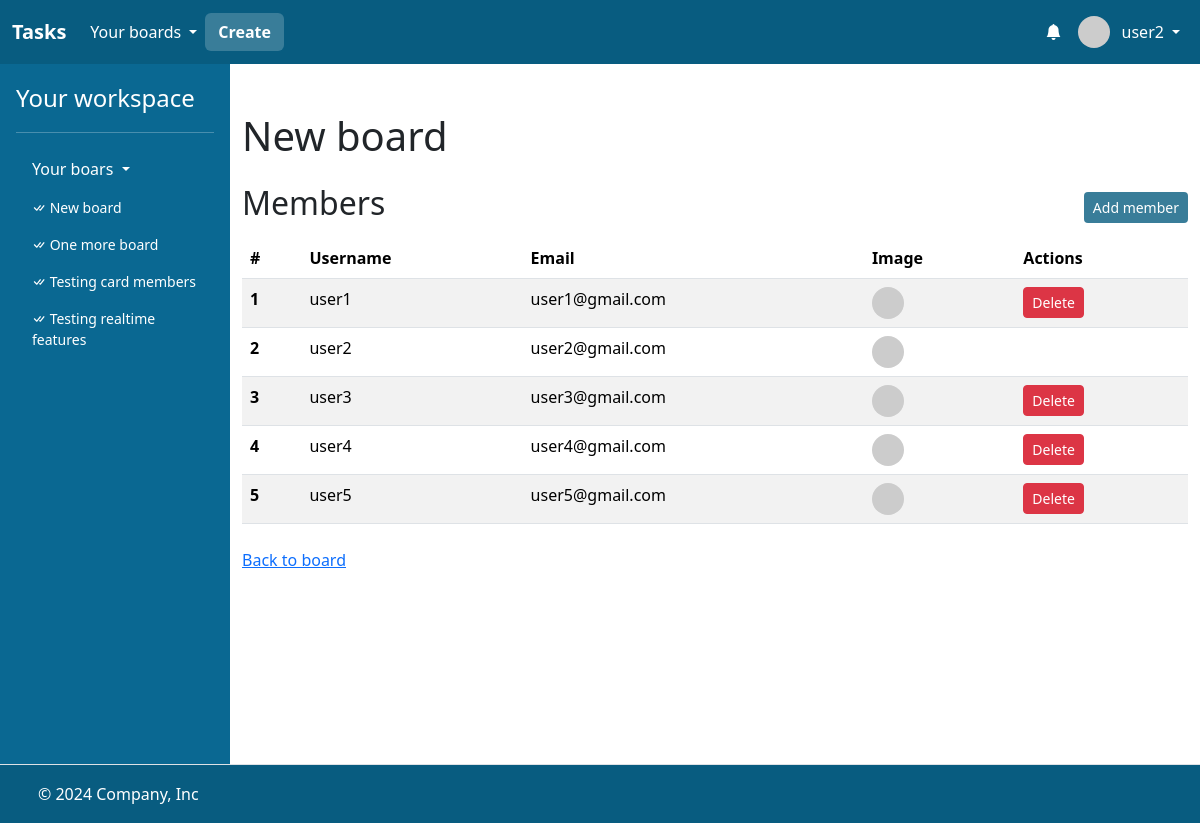
Screenshot of /boards/32/get_members (signed in) with the database file from the repository.
### task/models.py (models this page shows)
class User(AbstractUser):
    bio = models.CharField(max_length=256)

class Board(models.Model):
    name = models.CharField(max_length=256)
    description = models.CharField(max_length=256)
    members = models.ManyToManyField(User, related_name="boards")
    created_at = models.DateTimeField(auto_now_add=True)

### task/views.py (the view)
@login_required
def board_members_view(request, board_id):
    board = Board.objects.filter(id=board_id).first()
    if board is None:
        return apology(request, "Board does not exist!", 400)
    if not request.user in board.members.all():
        return apology(request, "Forbidden.", 403)
    members = board.members.all()
    for index, member in enumerate(members, start=1):
        member.index = index
    return render(
        request,
        "task/board_members.html",
        {
            "board": board,
            "boards": request.user.boards.all(),
            "members": members,
        },
    )

### task/templates/task/board_members.html (shortened to what this page needs)
{% extends "task/layout.html" %}
{% block main %}
<div class="container">
    <h1 class="mt-5">{{ board.name }}</h1>
    <div class="d-flex mt-4 mb-2" style="justify-content: space-between; align-items: center;">
        <h2>Members</h2>
        <a class="btn btn-sm btn-task" href="{% url 'board_add_member' board.id %}">Add member</a>
    </div>
    <table class="table table-striped">
        <thead>
          <tr>
            <th scope="col">#</th>
            <th scope="col">Username</th>
            <th scope="col">Email</th>
            <th scope="col">Image</th>
            <th scope="col">Actions</th>
          </tr>
        </thead>
        <tbody>
            {% for member in members %}
                <tr>
                    <th scope="row">{{ member.index }}</th>
                    <td>{{ member.username }}</td>
                    <td>{{ member.email }}</td>
                    <td><img src="https://i.pravatar.cc/48?u={{ member.id }}" alt="" width="32" height="32" class="rounded-circle me-2"></td>
                    <td>
                        {% if user.id != member.id %}
                            <form action="{% url 'board_delete_member' board.id %}" method="POST">
                                <input class="btn btn-sm btn-danger" type="submit" value="Delete">
                            </form>
                        {% endif %}
                    </td>
                </tr>
            {% endfor %}
        </tbody>
      </table>
      <div class="mt-4">
        <a class="link-primary" href="{% url 'board' board.id %}">Back to board</a>
    </div>
</div>
{% endblock %}

### task/templates/task/layout.html (shortened to what this page needs)
<!DOCTYPE html>
{% load static %}
{% load humanize %}
<html lang="en">
    <head>
        <link href="https://cdn.jsdelivr.net/npm/bootstrap@5.3.3/dist/css/bootstrap.min.css" rel="stylesheet">
        <link rel="stylesheet" href="https://cdn.jsdelivr.net/npm/bootstrap-icons@1.3.0/font/bootstrap-icons.css">
        <link href="{% static 'styles.css' %}" rel="stylesheet">
    </head>
    <body style="height: 100vh;">
        <div style="display: flex; flex-direction: column; height: 100%;">
            <header>
                <nav class="navbar navbar-expand-lg"  data-bs-theme="dark" style="background: #085c80;">
                    <div class="container-fluid">
                      <a class="navbar-brand fw-bold" href="{% url 'index' %}">Tasks</a>
                      <div class="collapse navbar-collapse" id="navbarHeader">
                        <ul class="navbar-nav me-auto mb-2 mb-lg-0" style="display: flex; align-items: center;">
                            {% if user.is_authenticated %}
                                <li class="nav-item dropdown">
                                    <a class="nav-link dropdown-toggle text-white" href="#" role="button" data-bs-toggle="dropdown" aria-expanded="false" style="display: flex; align-items: center; gap: 4px;">
                                        <span>Your boards</span>
                                    </a>
                                </li>
                                <li class="nav-item">
                                    <a class="btn fw-bold text-white" style="background: #397D99; color: white;" href="{% url 'create_board' %}">Create</a>
                                </li>
                          {% endif %}
                        </ul>
                        {% if user.is_authenticated %}
                        <ul class="navbar-nav ms-auto mb-2 mb-lg-0" style="display: flex; align-items: center;">
                            <li class="nav-item dropdown">
                                <a class="nav-link text-white d-relative" href="#" role="button" data-bs-toggle="dropdown" aria-expanded="false" style="display: flex; align-items: center; gap: 4px;" id="dropdownMenuClickableInside" data-bs-toggle="dropdown" data-bs-auto-close="outside" aria-expanded="false">
                                    <i class="bi bi-bell-fill"></i>
                                </a>
                            </li>
                            <li class="nav-item dropdown">
                                <a class="nav-link dropdown-toggle text-white" href="#" role="button" data-bs-toggle="dropdown" aria-expanded="false" style="display: flex; align-items: center; gap: 4px;">
                                    <img src="https://i.pravatar.cc/48?u={{ user.id }}" alt="" width="32" height="32" class="rounded-circle me-2">
                                    <span>{{ user.username }}</span>
                                </a>
                            </li>
                        </ul>
                        {% endif %}
                      </div>
                    </div>
                  </nav>
            </header>
            <main style="flex: 1;">
                <div class="d-flex flex-nowrap" style="height: 100%;">
                    {% if user.is_authenticated %}
                    <div class="d-none d-lg-flex flex-column flex-shrink-0 p-3 text-white" style="width: 230px; background: #0A6892;">
                        <a href="{% url 'index' %}" class="text-decoration-none d-flex align-items-center mb-3 mb-md-0 me-md-auto text-white">
                          <span class="fs-4">Your workspace</span>
                        </a>
                        <hr>
                        <ul class="nav nav-pills flex-column mb-auto">
                          <li class="mb-1">
                            <button class="nav-link text-white collapsed dropdown-toggle" data-bs-toggle="collapse" data-bs-target="#home-collapse" aria-expanded="true">
                                Your boars
                            </button>
                            <div class="collapse show " id="home-collapse">
                                <ul class="btn-toggle-nav list-unstyled fw-normal pb-1 small" style="max-height: 490px; overflow-y: auto;">
                                    {% for board in boards %}
                                    <li>
                                        <a href="{% url 'board' board.id %}" class="nav-link text-white">
                                            <i class="bi bi-check-all"></i>
                                            {{ board.name }}
                                        </a>
                                    </li>
                                    {% endfor %}
                                </ul>
                            </div>
                          </li>
                        </ul>
                    </div>
                    {% endif %}
                    <div style="flex: 1; background: white; overflow-x: hidden; min-height: 700px;">
                        {% block main %}
                        {% endblock %}
                    </div>
                </div>
            </main>
            <footer class="d-flex flex-wrap justify-content-between align-items-center py-3 border-top" style="background: #085c80; border: none;">
                <div class="col-md-4 d-flex align-items-center">
                  <a href="/" class="mb-3 me-2 mb-md-0 text-body-secondary lh-1">
                    <svg class="bi" width="30" height="24"><use xlink:href="#bootstrap"></use></svg>
                  </a>
                  <span class="mb-3 mb-md-0 text-white">© 2024 Company, Inc</span>
                </div>
                <ul class="nav col-md-4 justify-content-end list-unstyled d-flex">
                  <li class="ms-3"><a class="text-body-secondary" href="#"><svg class="bi" width="24" height="24"><use xlink:href="#twitter"></use></svg></a></li>
                  <li class="ms-3"><a class="text-body-secondary" href="#"><svg class="bi" width="24" height="24"><use xlink:href="#instagram"></use></svg></a></li>
                  <li class="ms-3"><a class="text-body-secondary" href="#"><svg class="bi" width="24" height="24"><use xlink:href="#facebook"></use></svg></a></li>
                </ul>
            </footer>
        </div>
    </body>
</html>

### task/static/styles.css (style rules this page uses)
.btn-task, .btn-task:hover { background: #397d99; color: white; }

### rows the page displays
User: username "user2", index "2", email "user2@gmail.com"
Board: name "New board"
Board: name "One more board"
Board: name "Testing card members"
Board: name "Testing realtime features"
User: index "1", username "user1", email "user1@gmail.com"
User: index "3", username "user3", email "user3@gmail.com"
User: index "4", username "user4", email "user4@gmail.com"
User: index "5", username "user5", email "user5@gmail.com"
